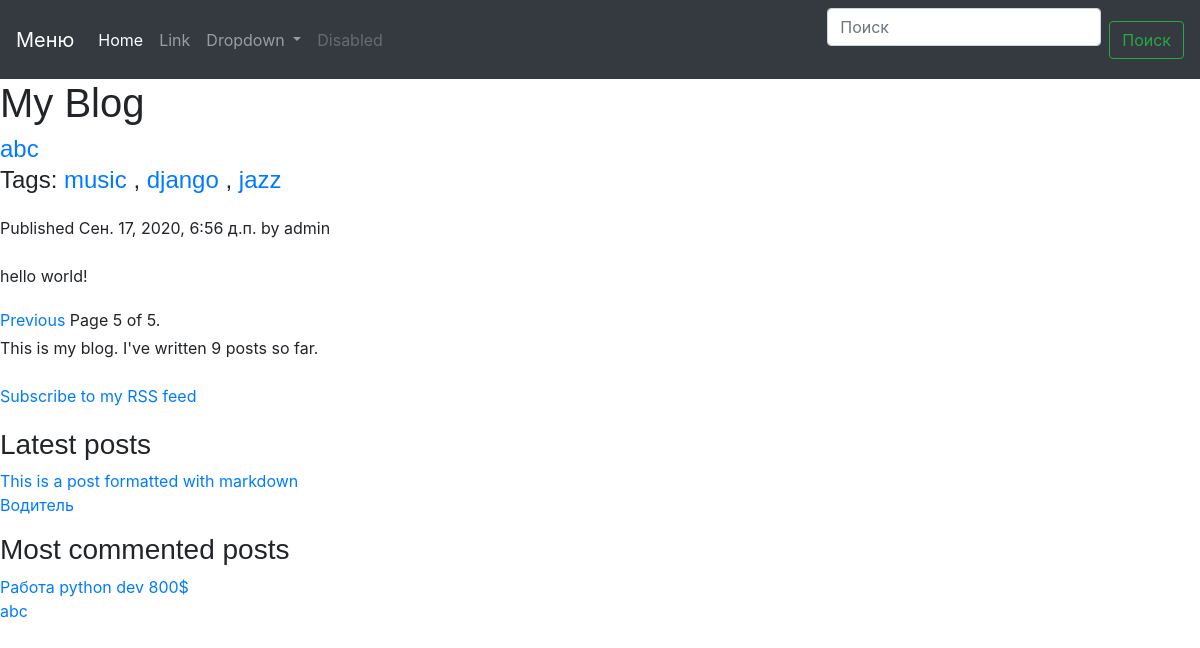
The app's page /blog/?page=5 with its own data.
### blog/models.py (models this page shows, shortened)
class Post(models.Model):
    STATUS_CHOICES = (
        ('draft', 'Draft'),
        ('published', 'Published'),
        )
    title = models.CharField(max_length=250)
    slug = models.SlugField(max_length=250,unique_for_date='publish')
    author = models.ForeignKey(User,on_delete=models.CASCADE,
    related_name='blog_posts')
    body = models.TextField()
    publish = models.DateTimeField(default=timezone.now)
    created = models.DateTimeField(auto_now_add=True)
    updated = models.DateTimeField(auto_now=True)
    status = models.CharField(max_length=10,choices=STATUS_CHOICES,default='draft')
    objects = models.Manager() # Менеджер по умолчанию.
    published = PublishedManager() # Наш новый менеджер.
    tags = TaggableManager()
    def get_absolute_url(self):
        return reverse('blog:post_detail', args=[self.publish.year, self.publish.month, self.publish.day, self.slug])
    class Meta:
        ordering = ('-publish',)

### blog/views.py (the view)
# urls.py: path('', views.post_list, name='post_list'),
def post_list(request, tag_slug=None):
    object_list = Post.published.all()
    tag = None
    if tag_slug:
        tag = get_object_or_404(Tag, slug=tag_slug)
        object_list = object_list.filter(tags__in=[tag])
    paginator = Paginator(object_list, 2) # По 2 статьи на каждой странице.
    page = request.GET.get('page')
    try:
        posts = paginator.page(page)
    except PageNotAnInteger:
        posts = paginator.page(1)
    except EmptyPage:
        posts = paginator.page(paginator.num_pages)
    return render(request,'blog/post/list.html', {'page': page, 'posts': posts, 'tag': tag})

### blog/models.py (called while the page is built)
    def get_queryset(self):
        return super().get_queryset().filter(status='published')

### blog/templatetags/blog_tags.py (called while the page is built)
@register.simple_tag
def get_most_commented_posts(count=2):
    return Post.published.annotate(total_comments=Count('comments')) .order_by('-total_comments')[:count]

@register.simple_tag
def total_posts():
    return Post.published.count()

@register.inclusion_tag('blog/post/latest_posts.html')
def show_latest_posts(count=5):
    latest_posts = Post.published.order_by('-publish')[:count]
    return {'latest_posts': latest_posts}

@register.filter(name='markdown')
def markdown_format(text):
    return mark_safe(markdown.markdown(text))

### blog/templates/blog/post/list.html (shortened to what this page needs)
{% extends "blog/base.html" %}
{% load blog_tags %}
{% block content %}
<head>
    <link rel="stylesheet" href="https://stackpath.bootstrapcdn.com/bootstrap/4.5.2/css/bootstrap.min.css">
</head>
<body>
    <nav class="navbar navbar-expand-lg navbar-dark bg-dark">
        <a class="navbar-brand" href="#">Меню</a>
        <div class="collapse navbar-collapse" id="navbarSupportedContent">
          <ul class="navbar-nav mr-auto">
            <li class="nav-item active">
              <a class="nav-link" href="#">Home <span class="sr-only">(current)</span></a>
            </li>
            <li class="nav-item">
              <a class="nav-link" href="#">Link</a>
            </li>
            <li class="nav-item dropdown">
              <a class="nav-link dropdown-toggle" href="#" id="navbarDropdown" role="button" data-toggle="dropdown" aria-haspopup="true" aria-expanded="false">
                Dropdown
              </a>
            </li>
            <li class="nav-item">
              <a class="nav-link disabled" href="#" tabindex="-1" aria-disabled="true">Disabled</a>
            </li>
          </ul>
          <form class="form-inline my-2 my-lg-0">
            <input class="form-control mr-sm-2" type="search" placeholder="Поиск" aria-label="Search">
            <button class="btn btn-outline-success my-2 my-sm-0" type="submit">Поиск</button>
          </form>
        </div>
    </nav>
</body>
    <h1>My Blog</h1>
    {% for post in posts %}
        <h4>
            <a href="{{ post.get_absolute_url }}">{{ post.title }}</a>
            <p class="tags"> Tags:
                {% for tag in post.tags.all %}
                    <a href="{% url 'blog:post_list_by_tag' tag.slug %}">
                    {{ tag.name }}
                    </a>
                    {% if not forloop.last %}, {% endif %}
                {% endfor %}
            </p>
        </h4>
        <p class="date">Published {{ post.publish }} by {{ post.author }}</p>
        {{ post.body|markdown|truncatewords_html:30 }}
    {% endfor %}
    {% include 'blog/pagination.html' with page=posts %}
{% endblock %}

### blog/templates/blog/base.html (shortened to what this page needs)
{% load blog_tags %}
{% load static %}
<!DOCTYPE html>
<html>
<head>
    <link href="{% static 'css/blog.css' %}" rel="stylesheet">
</head>
<body>
    <div id="content">
        {% block content %}{% endblock %}
    </div>
    <div id="sidebar">
    <p>This is my blog. I've written {% total_posts %} posts so far.</p>
    <p><a href="{% url "blog:post_feed" %}">Subscribe to my RSS feed</a></p>
    <h3>Latest posts</h3>
    {% show_latest_posts 2 %}
    <h3>Most commented posts</h3>
    {% get_most_commented_posts as most_commented_posts %}
    <ul>
        {% for post in most_commented_posts %}
            <li><a href="{{ post.get_absolute_url }}">{{ post.title }}</a></li>
        {% endfor %}
    </ul>
    </div>
</body>
</html>

### blog/templates/blog/post/latest_posts.html
<ul>
    {% for post in latest_posts %}
        <li><a href="{{ post.get_absolute_url }}">{{ post.title }}</a></li>
    {% endfor %}
</ul>

### blog/static/css/blog.css (style rules this page uses)
body { font-size: 14px; font-weight: 300; line-height: 24px; height: 100%; font-family: 'Poppins', sans-serif; color: #232323; }
html, body { height: 100% }
h1, h2, h3, h4, h5, h6 { font-family: 'Montserrat', sans-serif; }
a { text-decoration: none; -webkit-transition: all 0.4s; -webkit-transition: all 0.2s; transition: all 0.2s; color: #000; }
p { line-height: 32px; }
ul, li { margin: 0; padding: 0; list-style: none; }
.navbar { margin: 0; }
.form-control { display: block; border: 0px; width: 100%; height: 45px; padding: 5px 10px; font-size: 16px; line-height: 1.42857143; color: #333; background-color: #F7F7F7; background-image: none; border-radius: 0px; box-shadow: none; margin-bottom: 25px; }

### records on screen
Post: title "abc", publish "Сен. 17, 2020, 6:56 д.п.", author "admin", body "hello world!"
Tag: name "music"
Tag: name "django"
Tag: name "jazz"
Post: title "This is a post formatted with markdown"
Post: title "Водитель"
Post: title "Работа python dev 800$"

### other values on screen
{{ page.number }} "5"
{{ page.paginator.num_pages }} "5"
